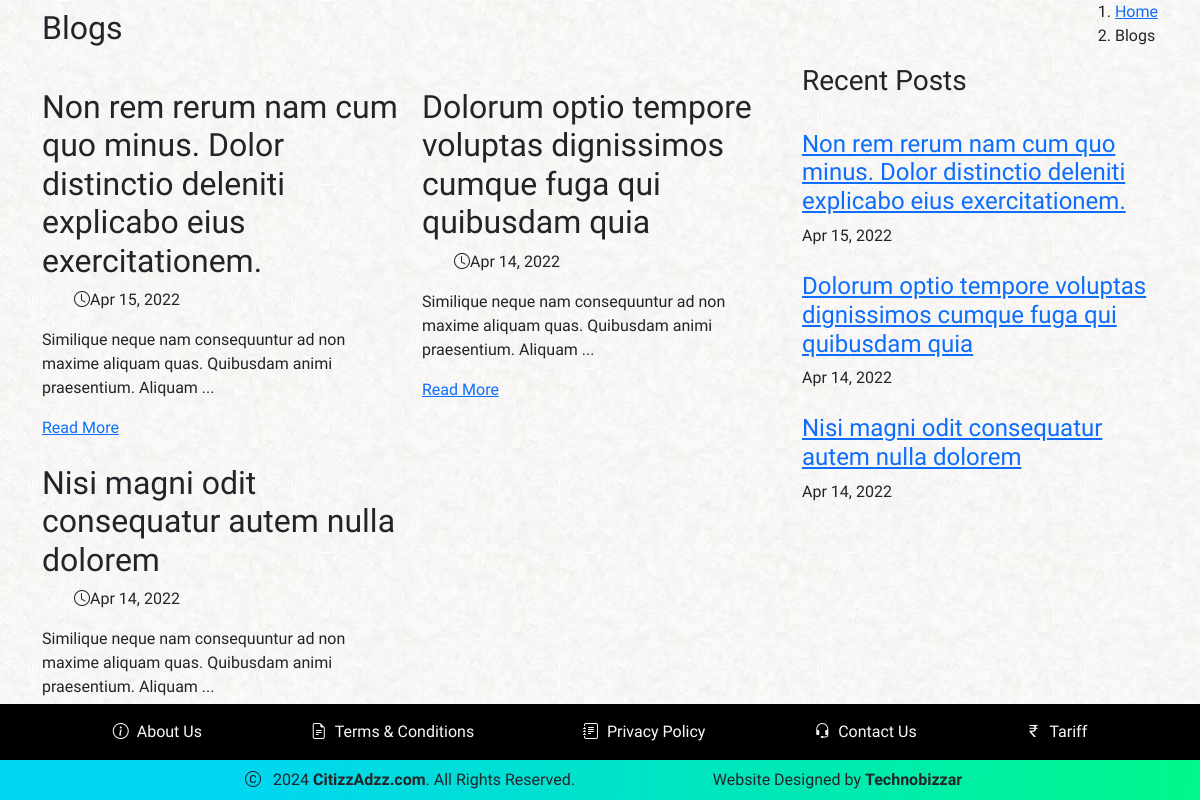
Screenshot of /blog.php with the database file from the repository.
### tables this page shows
CREATE TABLE `blogs` (
  `blog_id` int(11) NOT NULL AUTO_INCREMENT,
  `blog_title` varchar(500) NOT NULL,
  `blog_img` text NOT NULL,
  `blog_content` text NOT NULL,
  `blog_date` date NOT NULL,
  `status` enum('1','2') NOT NULL DEFAULT '1',
  PRIMARY KEY (`blog_id`)
);

### blog.php (the view, shortened to what this page needs)
<?php include 'header.php'; ?>
<main id="main">
<?php
	if(isset($_GET['id']))
	{
		$select = "SELECT * FROM `blogs` WHERE `status` = '1' AND `blog_id` = '$_GET[id]'";
		$result = mysqli_query($con, $select);
		$row = mysqli_fetch_array($result);
?>
    <section class="breadcrumbs">
      <div class="container">
        <div class="d-flex justify-content-between align-items-center">
          <h2>Blogs</h2>
          <ol>
            <li><a href="https://metrocityproperties.in/">Home</a></li>
            <li><a href="blog.php">Blogs</a></li>
            <li><?php echo $row["blog_title"]; ?></li>
          </ol>
        </div>
      </div>
    </section>
<?php
	}
	else
	{
?>
    <section class="breadcrumbs">
      <div class="container">
        <div class="d-flex justify-content-between align-items-center">
          <h2>Blogs</h2>
          <ol>
            <li><a href="https://metrocityproperties.in/">Home</a></li>
            <li>Blogs</li>
          </ol>
        </div>
      </div>
    </section>
<?php
	}
?>
    <section id="blog" class="blog">
      <div class="container" data-aos="fade-up">
        <div class="row">
          <div class="col-lg-8 entries">
<?php
	if(isset($_GET['id']))
	{
		$select = "SELECT * FROM `blogs` WHERE `status` = '1' AND `blog_id` = '$_GET[id]'";
		$result = mysqli_query($con, $select);
		$row = mysqli_fetch_array($result);
?>
						<article class="entry entry-single">
              <div class="entry-img">
                <img src="images/blogs/<?php echo $row["blog_img"]; ?>" alt="" class="img-fluid" loading="lazy">
              </div>
              <h2 class="entry-title">
                <?php echo $row["blog_title"]; ?>
              </h2>
              <div class="entry-meta">
                <ul>
                  <li class="d-flex align-items-center">
                  	<i class="bi bi-clock"></i>
                  	<span><?php echo date("M d, Y", strtotime($row["blog_date"])); ?></span>
                  </li>
                </ul>
              </div>
              <div class="entry-content">
              	<?php echo $row["blog_content"]; ?>
              </div>
            </article>
<?php
	}
	else
	{
?>
						<div class="row">
<?php
		$select = "SELECT * FROM `blogs` WHERE `status` = '1' ORDER BY `blog_date` DESC";
		$result = mysqli_query($con, $select);
		if(mysqli_num_rows($result) > 0)
		{
			while($row = mysqli_fetch_array($result))
			{
?>
          		<div class="col-md-6">
          			<article class="entry">
		              <div class="entry-img">
		              </div>
		              <h2 class="entry-title">
		                 <?php echo $row["blog_title"]; ?>
		              </h2>
		              <div class="entry-meta">
		                <ul>
		                  <li class="d-flex align-items-center">
		                  	<i class="bi bi-clock"></i>
		                  	<span><?php echo date("M d, Y", strtotime($row["blog_date"])); ?></span>
		                  </li>
		                </ul>
		              </div>
		              <div class="entry-content">
		                <?php echo substr($row["blog_content"], 0, 100).' ...'; ?>
		                <div class="read-more">
		                  <a href="blog.php?id=<?php echo $row["blog_id"]; ?>&title=<?php echo strtolower(str_replace(array(' ', '?', '/', ',', '\'', '.'), array('-', '', '', '', '-', ''), $row["blog_title"])); ?>" target="_blank">Read More</a>
		                </div>
		              </div>
		            </article>
          		</div>
<?php
			}
		}
?>
          	</div>
<?php
	}
?>
          </div>
          <div class="col-lg-4">
            <div class="sidebar">
              <h3 class="sidebar-title">Recent Posts</h3>
              <div class="sidebar-item recent-posts">
              	<?php
              		$recent = "SELECT * FROM `blogs` WHERE `status` = '1' ORDER BY `blog_date` DESC";
              		$res_recent = mysqli_query($con, $recent);
              		if(mysqli_num_rows($res_recent) > 0)
              		{
              			while($row_recent = mysqli_fetch_array($res_recent))
              			{
              	?>
                <div class="post-item clearfix">
                  <h4><a href="blog.php?id=<?php echo $row_recent["blog_id"]; ?>&title=<?php echo strtolower(str_replace(array(' ', '?', '/', ',', '\'', '.'), array('-', '', '', '', '-', ''), $row_recent["blog_title"])); ?>" target="_blank"><?php echo $row_recent['blog_title']; ?></a></h4>
                  <time datetime="<?php echo $row_recent["blog_date"]; ?>"><?php echo date("M d, Y", strtotime($row_recent["blog_date"])) ?></time>
                </div>
                <?php
                		}
                	}
              	?>
              </div>
            </div>
          </div>
        </div>
      </div>
    </section>
  </main>
<?php include 'footer.php'; ?>

### assets/css/style.css (style rules this page uses)
body { background-image: url(../img/Background_9_C.jpg); font-family: 'Eczar', serif; }

### rows the page displays
blogs: blog_title "Non rem rerum nam cum quo minus. Dolor distinctio deleniti explicabo eius exercitationem.", blog_date "Apr 15, 2022", blog_content "Similique neque nam consequuntur ad non maxime aliquam quas. Quibusdam animi praesentium. Aliquam"
blogs: blog_title "Dolorum optio tempore voluptas dignissimos cumque fuga qui quibusdam quia", blog_date "Apr 14, 2022", blog_content "Similique neque nam consequuntur ad non maxime aliquam quas. Quibusdam animi praesentium. Aliquam"
blogs: blog_title "Nisi magni odit consequatur autem nulla dolorem", blog_date "Apr 14, 2022", blog_content "Similique neque nam consequuntur ad non maxime aliquam quas. Quibusdam animi praesentium. Aliquam"
